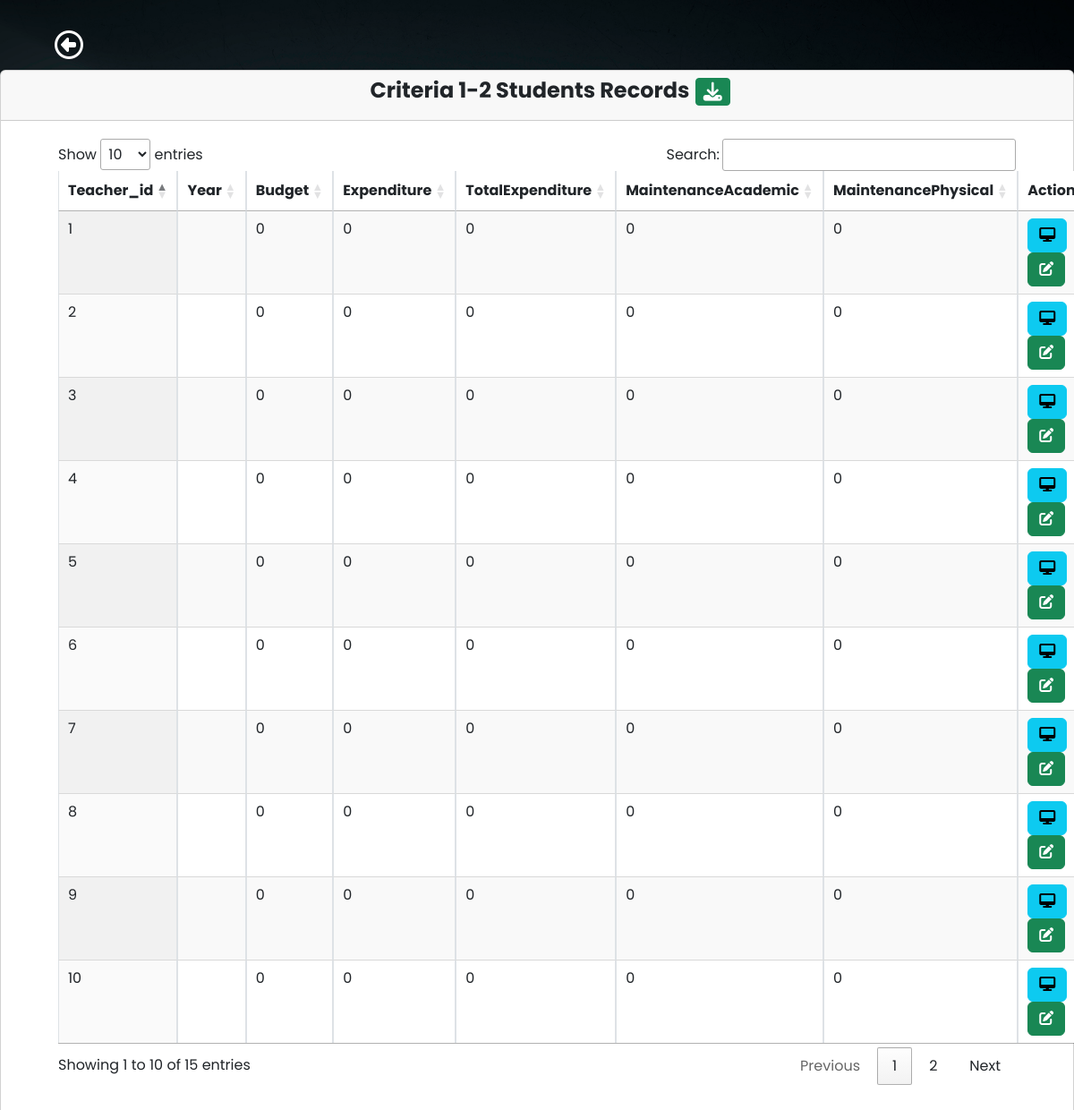
Page /criteria/criteria4-1b.php on the committed database.
### tables this page shows
CREATE TABLE `teacherform` (
  `teacher_id` int(10) NOT NULL,
  `teacherName` varchar(100) NOT NULL,
  `pan` varchar(100) NOT NULL,
  `designation` varchar(50) NOT NULL,
  `appointmentYear` int(40) NOT NULL,
  `appointmentNature` varchar(100) NOT NULL,
  `departmentName` varchar(70) NOT NULL,
  `experienceYears` int(10) NOT NULL,
  `stillServing1` varchar(100) NOT NULL,
  `teacherNamePhD` varchar(100) NOT NULL,
  `qualificationYear` varchar(10) NOT NULL,
  `recognizedGuide` varchar(10) NOT NULL,
  `recognitionYear` int(10) NOT NULL,
  `stillServing2` varchar(10) NOT NULL,
  `researchScholar` varchar(100) NOT NULL,
  `registrationYear` int(10) NOT NULL,
  `guideAllotmentLink` date NOT NULL,
  `programmeName` varchar(50) NOT NULL,
  `programmeCode` varchar(50) NOT NULL,
  `semesterYear` varchar(10) NOT NULL,
  `lastExamDate` date NOT NULL,
  `resultDate` date NOT NULL,
  `programCode` varchar(10) NOT NULL,
  `programName` varchar(100) NOT NULL,
  `studentsAppeared` int(100) NOT NULL,
  `studentsPassed` int(100) NOT NULL,
  `teacherNameSeedMoney` varchar(100) NOT NULL,
  `seedAmount` int(10) NOT NULL,
  `yearReceived` int(10) NOT NULL,
  `policyLink` varchar(100) NOT NULL,
  `teacherNameAward` varchar(100) NOT NULL,
  `awardName` varchar(100) NOT NULL,
  `awardYear` int(10) NOT NULL,
  `awardingAgency` varchar(100) NOT NULL,
  `roomName` varchar(255) NOT NULL,
  `ictFacility` varchar(255) NOT NULL,
  `photoLink` varchar(255) NOT NULL,
  `timetable` varchar(255) NOT NULL,
  `year` varchar(10) NOT NULL,
  `budget` int(10) NOT NULL,
  `expenditure` int(10) NOT NULL,
  `totalExpenditure` int(10) NOT NULL,
  `maintenanceAcademic` int(10) NOT NULL,
  `maintenancePhysical` int(10) NOT NULL,
  `module` varchar(255) NOT NULL,
  `platform` varchar(255) NOT NULL,
  `launchDate` date NOT NULL,
  `documentLink` varchar(255) NOT NULL,
  `facility` varchar(255) NOT NULL,
  `developmentFacility` varchar(255) NOT NULL,
  `videoLink` varchar(255) NOT NULL,
  `scheme_name` varchar(255) NOT NULL,
  `gov_students` int(11) NOT NULL,
  `gov_amount` decimal(10,2) NOT NULL,
  `ngo_students` int(11) NOT NULL,
  `ngo_amount` decimal(10,2) NOT NULL,
  `ngo_name` varchar(255) NOT NULL,
  `capacity_programme` varchar(255) NOT NULL,
  `implementationDate` date NOT NULL,
  `enrolledStudents` int(11) NOT NULL,
  `agencies` text NOT NULL,
  `activity_name` varchar(255) NOT NULL,
  `students_attended` int(11) NOT NULL,
  `students_placed` int(11) NOT NULL,
  `eventDate` date NOT NULL,
  `teamIndividual` varchar(255) NOT NULL,
  `competitionLevel` varchar(255) NOT NULL,
  `eventName` varchar(255) NOT NULL,
  `pi_co_pi_name` varchar(255) NOT NULL,
  `funding_agency` varchar(255) NOT NULL,
  `type` varchar(100) NOT NULL,
  `department` varchar(255) NOT NULL,
  `funds_provided` int(10) NOT NULL,
  `duration` varchar(100) NOT NULL,
  `workshop_name` varchar(255) NOT NULL,
  `participants` int(11) NOT NULL,
  `date` varchar(100) NOT NULL,
  `activity_report_link` varchar(255) NOT NULL,
  `author_name` varchar(255) NOT NULL,
  `journal_name` varchar(255) NOT NULL,
  `publication_year` int(11) NOT NULL,
  `issn_number` varchar(255) NOT NULL,
  `journal_website` varchar(255) NOT NULL,
  `article_link` varchar(255) NOT NULL,
  `listing_status` varchar(255) NOT NULL,
  `teacher_consultants` varchar(255) NOT NULL,
  `project_name` varchar(255) NOT NULL,
  `agency_details` varchar(255) NOT NULL,
  `revenue_generated` decimal(10,2) NOT NULL,
  `trainees` int(11) NOT NULL,
  `teachers_staff_names` varchar(255) NOT NULL,
  `facilities_name_department` varchar(255) NOT NULL,
  `consultancy_name` varchar(255) NOT NULL,
  `total_amount_spent` int(10) NOT NULL,
  `organizing_unit` varchar(255) NOT NULL,
  `role` varchar(50) NOT NULL,
  `year_placement` varchar(4) NOT NULL,
  `studentName_placement` varchar(255) NOT NULL,
  `programGraduated_placement` varchar(255) NOT NULL,
  `employerName` varchar(255) NOT NULL,
  `payPackage` varchar(255) NOT NULL,
  `studentName_higher_education` varchar(255) NOT NULL,
  `institutionJoined` varchar(255) NOT NULL,
  `programAdmitted` varchar(255) NOT NULL,
  `e_governance` varchar(255) NOT NULL,
  `conference_name` varchar(255) NOT NULL,
  `conferenceName` varchar(255) NOT NULL,
  `professionalBody` varchar(255) NOT NULL,
  `amount` int(10) NOT NULL,
  `roles` varchar(255) NOT NULL,
  `from_date` date NOT NULL,
  `to_date` date NOT NULL,
  `program_title` varchar(255) NOT NULL
);

### criteria/criteria4-1b.php (the view, shortened to what this page needs)
<?php
require 'dbcon.php';
?>
<!doctype html>
<html lang="en">
<head>
    <link href="https://cdn.jsdelivr.net/npm/bootstrap@5.1.3/dist/css/bootstrap.min.css" rel="stylesheet">
    <link rel="stylesheet" href="https://cdn.datatables.net/1.10.2/css/jquery.dataTables.min.css">
    <link rel="stylesheet" href="https://pro.fontawesome.com/releases/v5.10.0/css/all.css">
    <?php
    include('../students/includes/header1.php');
    ?>
</head>
<body>
    <div class="wrapper">
        <div class="main">
            <nav class="navbar navbar-expand">
                <a href="../criteria/criteria.php" class="btn btn-2xl mx-5 mt-4"><i class="fa-regular fa-circle-left fa-2xl" style="color: #fff;"></i></a>
            </nav>
            <main class="content ">
                <div class=" mb-5">
                    <div class="row">
                        <div class="col-md-12">
                            <div class="card">
                                <div class="card-header">
                                    <h4 class="text-center">&emsp;<b> Criteria 1-2 Students Records</b>
                                        <a href="../students/student-create.php" class="btn btn-success btn-sm pull-right"><i class="fa-solid fa-download fa-xl"></i></a>
                                    </h4>
                                </div>
                                <div class="card-body m-5 mt-1">
                                    <table id="example" class="display table table-striped table-bordered table-hover" cellspacing="0" width="100%">
                                        <thead>
                                            <tr>
                                                <?php
                                                $query = "SELECT  teacher_id,year,budget,expenditure,totalExpenditure,maintenanceAcademic,maintenancePhysical FROM teacherform LIMIT 1";
                                                $query_run = mysqli_query($conn, $query);
                                                $row = mysqli_fetch_assoc($query_run);
                                                foreach ($row as $key => $value) {
                                                    echo "<th>" . ucfirst($key) . "</th>";
                                                }
                                                ?>
                                                <th>Action</th>
                                            </tr>
                                        </thead>
                                        <tbody>
                                            <?php
                                            $query = "SELECT  teacher_id,year,budget,expenditure,totalExpenditure,maintenanceAcademic,maintenancePhysical FROM teacherform";
                                            $query_run = mysqli_query($conn, $query);
                                            if (mysqli_num_rows($query_run) > 0) {
                                                while ($student = mysqli_fetch_assoc($query_run)) {
                                            ?>
                                                    <tr>
                                                        <?php
                                                        foreach ($student as $data) {
                                                            echo "<td>" . $data . "</td>";
                                                        }
                                                        ?>
                                                        <td>
                                                            <a href="student-view.php?id=<?= $student['id']; ?>" class="btn btn-info btn-xs"><i class="fas fa-desktop "></i></a>
                                                            <a href="student-edit.php?id=<?= $student['id']; ?>" class="btn btn-success btn-xs"><i class="fas fa-edit"></i></a>
                                                        </td>
                                                    </tr>
                                            <?php
                                                }
                                            } else {
                                                echo "<tr><td colspan='4'>No Record Found</td></tr>";
                                            }
                                            ?>
                                        </tbody>
                                    </table>
                                </div>
                            </div>
                        </div>
                    </div>
                </div>
            </main>
        </div>
    </div>
</body>
</html>

### students/includes/header1.php (style rules this page uses)
body { font-family: 'Poppins', sans-serif; margin: 0; background-image: url("../img/background-image.jpg"); background-repeat: no-repeat; background-position: center bottom; background-size: cover; }
a { cursor: pointer; text-decoration: none; font-family: 'Poppins', sans-serif; }
.wrapper { align-items: stretch; display: flex; width: 100%; }
.main { display: flex; flex-direction: column; min-height: 100vh; width: 100%; overflow: hidden; transition: all 0.35s ease-in-out; }
.content { flex: 1; max-width: 100vw; width: 100vw; }
@media (min-width:768px) { .content { width: auto; } }

### rows in the picture
teacherform: teacher_id "1", data "0"
teacherform: teacher_id "2", data "0"
teacherform: teacher_id "3", data "0"
teacherform: teacher_id "4", data "0"
teacherform: teacher_id "5", data "0"
teacherform: teacher_id "6", data "0"
teacherform: teacher_id "7", data "0"
teacherform: teacher_id "8", data "0"
teacherform: teacher_id "9", data "0"
teacherform: teacher_id "10", data "0"

### other values in the picture
$key "Teacher_id"
$key "Year"
$key "Budget"
$key "Expenditure"
$key "TotalExpenditure"
$key "MaintenanceAcademic"
$key "MaintenancePhysical"
